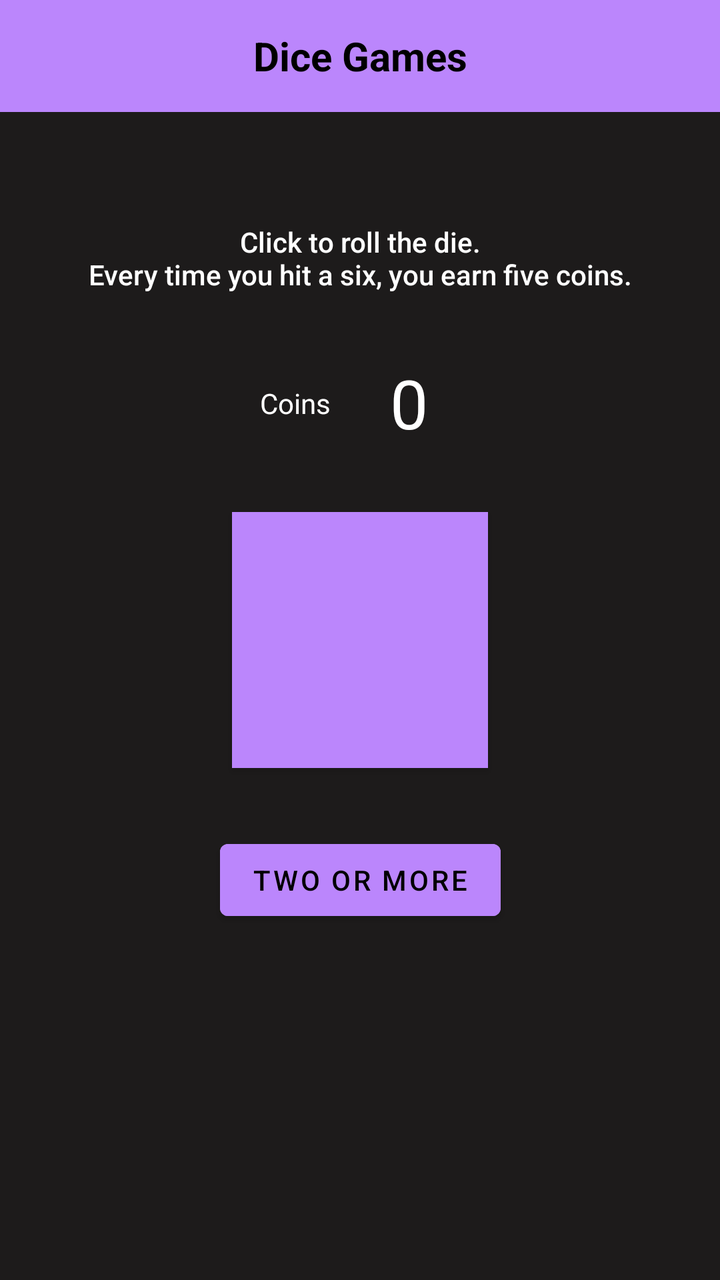
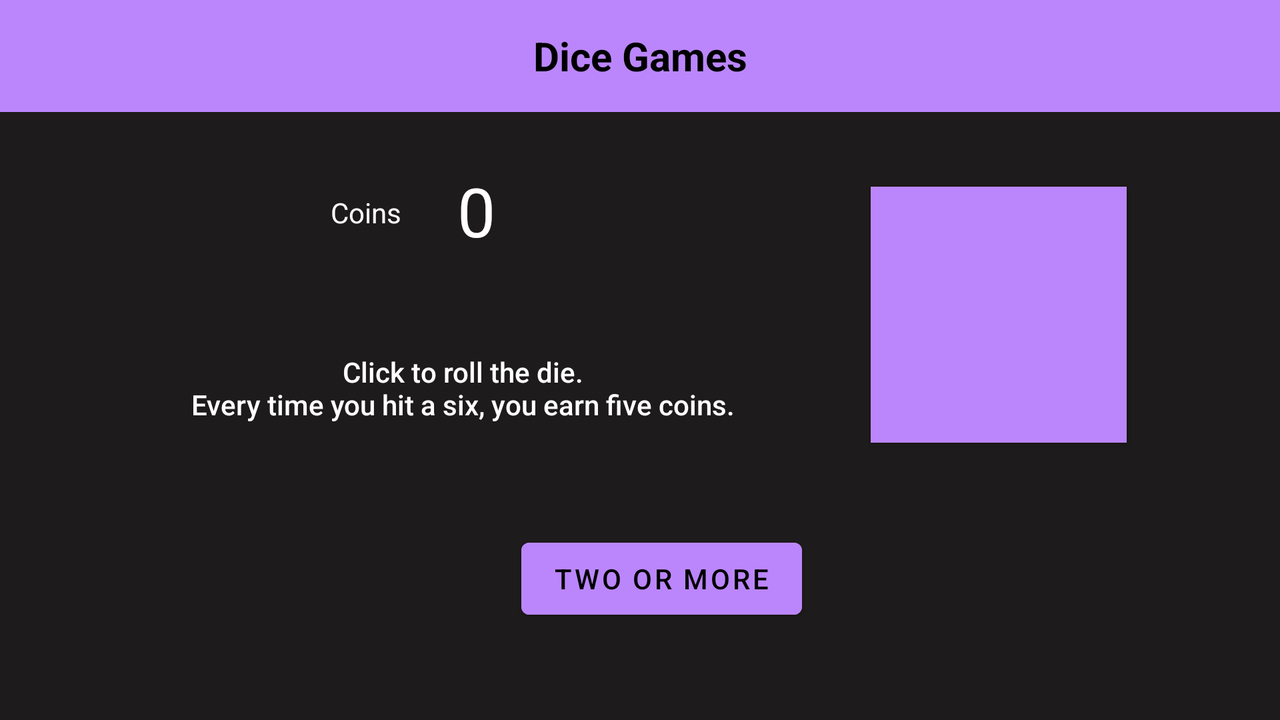

First picture: res/layout/ on a phone held upright. Second picture: the repository's own variant of that layout, on a device whose configuration matches the variant's folder. Source for both follows.
<!-- AndroidManifest.xml: application theme Theme.DiceGames -->
<!-- res/layout/activity_wallet.xml -->
<?xml version="1.0" encoding="utf-8"?>
<androidx.constraintlayout.widget.ConstraintLayout xmlns:android="http://schemas.android.com/apk/res/android"
    xmlns:app="http://schemas.android.com/apk/res-auto"
    xmlns:tools="http://schemas.android.com/tools"
    android:layout_width="match_parent"
    android:layout_height="match_parent"
    android:gravity="center"
    android:background="@color/brown"
    tools:context=".WalletActivity">

  <include
      android:id="@+id/toolbarid"
      layout="@layout/toolbar_dicegames" />

  <TextView
      android:id="@+id/txt_info"
      android:layout_width="0dp"
      android:layout_height="wrap_content"
      android:layout_marginBottom="8dp"
      android:padding="8dp"
      android:text="@string/wallet_info"
      android:textAlignment="center"
      android:textAppearance="@style/TextAppearance.AppCompat.Body2"
      android:textColor="@color/white"
      app:layout_constraintBottom_toTopOf="@+id/txt_balance"
      app:layout_constraintEnd_toEndOf="parent"
      app:layout_constraintStart_toStartOf="parent" />


  <TextView
      android:id="@+id/txt_balance_label"
      android:layout_width="wrap_content"
      android:layout_height="wrap_content"
      android:text="@string/coins"
      android:textColor="@color/white"
      app:layout_constraintBottom_toBottomOf="@+id/txt_balance"
      app:layout_constraintEnd_toStartOf="@+id/txt_balance"
      app:layout_constraintHorizontal_bias="0.5"
      app:layout_constraintStart_toStartOf="@+id/btn_die"
      app:layout_constraintTop_toTopOf="@+id/txt_balance" />


  <TextView
      android:id="@+id/txt_balance"
      android:layout_width="wrap_content"
      android:layout_height="wrap_content"
      android:layout_marginBottom="16dp"
      android:padding="16dp"
      android:text="@string/zero"
      android:textAppearance="@style/TextAppearance.AppCompat.Display1"
      android:textColor="@color/white"
      app:layout_constraintBottom_toTopOf="@+id/btn_die"
      app:layout_constraintEnd_toEndOf="@+id/btn_die"
      app:layout_constraintHorizontal_bias="0.5"
      app:layout_constraintStart_toEndOf="@+id/txt_balance_label" />

  <Button
      android:id="@+id/btn_die"
      android:layout_width="wrap_content"
      android:layout_height="wrap_content"
      android:background="#BB86FC"
      android:contentDescription="@string/six_faced_die"
      android:minWidth="128sp"
      android:minHeight="128sp"
      android:textAlignment="center"
      android:textAppearance="@style/TextAppearance.AppCompat.Display3"
      android:textColor="@color/black"
      android:textSize="80sp"
      app:layout_constraintBottom_toBottomOf="parent"
      app:layout_constraintEnd_toEndOf="parent"
      app:layout_constraintStart_toStartOf="parent"
      app:layout_constraintTop_toTopOf="parent" />

  <Button
      android:id="@+id/btn_launch_twoormore"
      android:layout_width="wrap_content"
      android:layout_height="wrap_content"
      android:layout_marginTop="32dp"
      android:text="@string/launch_two_or_more"
      android:backgroundTint="@color/purple_200"
      android:textColor="#000000"
      app:layout_constraintEnd_toEndOf="parent"
      app:layout_constraintStart_toStartOf="parent"
      app:layout_constraintTop_toBottomOf="@+id/btn_die" />

</androidx.constraintlayout.widget.ConstraintLayout>
<!-- res/layout/toolbar_dicegames.xml (included above) -->
<?xml version="1.0" encoding="utf-8"?>
<androidx.appcompat.widget.Toolbar xmlns:android="http://schemas.android.com/apk/res/android"
    android:layout_width="match_parent"
    android:layout_height="wrap_content"
    android:background="#BB86FC">

    <TextView
        android:id="@+id/backgr"
        android:layout_width="wrap_content"
        android:layout_height="wrap_content"
        android:layout_gravity="center"
        android:text="@string/app_name"
        android:textAlignment="center"
        android:textColor="#FF000000"
        android:textSize="20sp"
        android:textStyle="bold"
        android:theme="@style/Theme.DiceGames" />

</androidx.appcompat.widget.Toolbar>
<!-- resources referenced by this layout -->
<resources>
  <color name="black">#FF000000</color>
  <color name="brown">#1D1B1B</color>
  <color name="purple_200">#FFBB86FC</color>
  <color name="white">#FFFFFFFF</color>
  <string name="app_name">Dice Games</string>
  <string name="coins">Coins</string>
  <string name="launch_two_or_more">Two or more</string>
  <string name="six_faced_die">Six faced die</string>
  <string name="wallet_info">Click to roll the die.\nEvery time you hit a six, you earn five coins.</string>
  <string name="zero">0</string>
  <style name="Theme.DiceGames" parent="Theme.MaterialComponents.DayNight.NoActionBar">
          
          <item name="colorPrimary">@color/purple_200</item>
          <item name="colorPrimaryVariant">@color/black</item>
          <item name="colorOnPrimary">@color/white</item>
          
          <item name="colorSecondary">@color/teal_200</item>
          <item name="colorSecondaryVariant">@color/teal_700</item>
          <item name="colorOnSecondary">@color/black</item>
          
          <item name="android:statusBarColor" tools:targetApi="l">?attr/colorPrimaryVariant</item>
          
      </style>
  <color name="teal_200">#FF03DAC5</color>
  <color name="teal_700">#FF018786</color>
</resources>
<!-- res/layout-land/activity_wallet.xml (the repository's variant of the layout above) -->
<!-- drawn on the phone turned sideways -->
<?xml version="1.0" encoding="utf-8"?>
<androidx.constraintlayout.widget.ConstraintLayout xmlns:android="http://schemas.android.com/apk/res/android"
    xmlns:app="http://schemas.android.com/apk/res-auto"
    xmlns:tools="http://schemas.android.com/tools"
    android:layout_width="match_parent"
    android:layout_height="match_parent"
    android:background="@color/brown"
    android:gravity="center"
    tools:context=".WalletActivity">

    <include
        android:id="@+id/toolbarid"
        layout="@layout/toolbar_dicegames" />

    <TextView
        android:id="@+id/txt_info"
        android:layout_width="wrap_content"
        android:minWidth="416sp"
        android:layout_height="wrap_content"
        android:minHeight="63dp"
        android:padding="8dp"
        android:text="@string/wallet_info"
        android:textAlignment="center"

        android:textAppearance="@style/TextAppearance.AppCompat.Body2"
        android:textColor="@color/white"
        app:layout_constraintBottom_toTopOf="@+id/btn_launch_twoormore"
        app:layout_constraintEnd_toEndOf="parent"
        app:layout_constraintHorizontal_bias="0.104"
        app:layout_constraintStart_toStartOf="parent"
        app:layout_constraintTop_toBottomOf="@+id/txt_balance"
        app:layout_constraintVertical_bias="0.418" />

    <TextView
        android:id="@+id/txt_balance_label"
        android:layout_width="wrap_content"
        android:layout_height="wrap_content"
        android:layout_marginEnd="12dp"
        android:text="@string/coins"
        android:textColor="@color/white"
        app:layout_constraintBottom_toBottomOf="@+id/txt_balance"
        app:layout_constraintEnd_toStartOf="@+id/txt_balance"
        app:layout_constraintHorizontal_bias="1.0"
        app:layout_constraintStart_toStartOf="parent"
        app:layout_constraintTop_toTopOf="@+id/txt_balance"
        app:layout_constraintVertical_bias="0.517" />

    <TextView
        android:id="@+id/txt_balance"
        android:layout_width="wrap_content"
        android:layout_height="wrap_content"
        android:padding="16dp"
        android:text="@string/zero"
        android:textAppearance="@style/TextAppearance.AppCompat.Display1"
        android:textColor="@color/white"
        app:layout_constraintBottom_toTopOf="@+id/btn_launch_twoormore"
        app:layout_constraintEnd_toEndOf="parent"
        app:layout_constraintHorizontal_bias="0.361"
        app:layout_constraintStart_toStartOf="parent"
        app:layout_constraintTop_toTopOf="parent"
        app:layout_constraintVertical_bias="0.355" />

    <Button
        android:id="@+id/btn_die"
        android:layout_width="wrap_content"
        android:layout_height="wrap_content"
        android:background="#673AB7"
        android:contentDescription="@string/six_faced_die"
        android:minWidth="128sp"
        android:minHeight="128sp"
        android:textAlignment="center"
        android:textAppearance="@style/TextAppearance.AppCompat.Display3"
        android:textColor="@color/black"
        android:textSize="80sp"
        app:layout_constraintBottom_toBottomOf="parent"
        app:layout_constraintEnd_toEndOf="parent"
        app:layout_constraintHorizontal_bias="0.85"
        app:layout_constraintStart_toStartOf="parent"
        app:layout_constraintTop_toTopOf="parent"
        app:layout_constraintVertical_bias="0.402" />

    <Button
        android:id="@+id/btn_launch_twoormore"
        android:layout_width="wrap_content"
        android:layout_height="wrap_content"
        android:layout_marginTop="44dp"
        android:text="@string/launch_two_or_more"
        android:backgroundTint="@color/purple_200"
        android:textColor="@color/black"
        app:layout_constraintEnd_toEndOf="parent"
        app:layout_constraintHorizontal_bias="0.522"
        app:layout_constraintStart_toStartOf="parent"
        app:layout_constraintTop_toBottomOf="@+id/btn_die" />


</androidx.constraintlayout.widget.ConstraintLayout>
